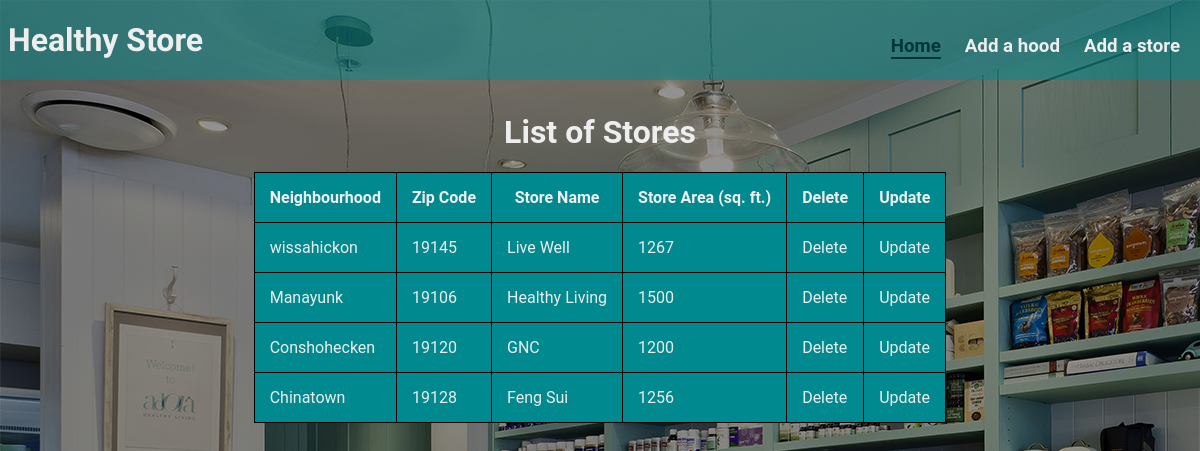
The page / on the database its author committed.
### tables this page shows
CREATE TABLE `stores` (
  `ID` int(255) NOT NULL,
  `hood_id` int(255) NOT NULL,
  `store_name` text NOT NULL,
  `store_area` varchar(255) NOT NULL
);

CREATE TABLE `neighbourhood` (
  `ID` int(11) NOT NULL,
  `hood_name` text NOT NULL,
  `hood_zip` varchar(11) NOT NULL
);

### index.php (the view, shortened to what this page needs)
<?php
include 'connection.php';
$sql = "SELECT hood_name, hood_zip, stores.ID, store_name, store_area
FROM
neighbourhood JOIN stores
ON
neighbourhood.ID = stores.hood_id";
$result = $conn->query($sql);
?>
<!DOCTYPE html>
<html lang="en">
<head>
<link href="style.css" rel="stylesheet">
</head>
<body>
<header>
<div class="logo">
<h1>Healthy Store</h1>
</div>
<nav>
<ul>
	<li><h3><a href="index.php" class="active">Home</a></h3></li>
	<li><h3><a href="hood.php">Add a hood</a></h3></li>
	<li><h3><a href="store.php">Add a store</a></h3></li>
</ul>
</nav>
</header>
<center>
<h1>List of Stores</h1>
<table>
	<tr>
		<th>Neighbourhood</th>
		<th>Zip Code</th>
		<th>Store Name</th>
		<th>Store Area (sq. ft.)</th>
		<th>Delete</th>
		<th>Update</th>
	</tr>
<?php
if ($result->num_rows > 0) {
  while($row = $result->fetch_assoc()) {
    echo "<tr><td>" . $row['hood_name'] . "</td><td>" . $row['hood_zip'] . "</td><td>" . $row['store_name'] .
    "</td><td>" . $row['store_area'] .
    "</td><td><a href=delete.php?store_id=" . $row['ID']  ."> Delete</a>" .
    "</td><td><a href=updateForm.php?store_id=" . $row['ID']  ."> Update</a>" . "</td></tr>";
  }
}
?>
</table>
</center>
</body>
</html>

### style.css (style rules this page uses)
body { background-image: url("images/image_2.jpg"); padding: 0; margin: 0; }
table, th, td { border: 1px solid black; border-collapse: collapse; padding: 15px; background-color: #00898e; }
* { color: #eee; font-family: 'roboto', sans-serif; }
ul, ul li { display: inline-block; }
li { padding-right: 20px; }
.logo h1 { width: 40%; display: block; float: left; font-family: 'Yellowtail', cursive; }
a { text-decoration: none; }
.active { color: #003638; border-bottom: 2px solid #003638; }
nav { float: right; width: 40%; text-align: right; }
header { background-color: rgba(0,137,142,0.5); display: block; padding-bottom: 80px; }
h1 { padding: 0 8px; }

### rows shown on the page
stores: hood.hood_name "wissahickon", hood.hood_zip "19145", store_name "Live Well", store_area "1267"
stores: hood.hood_name "Manayunk", hood.hood_zip "19106", store_name "Healthy Living", store_area "1500"
stores: hood.hood_name "Conshohecken", hood.hood_zip "19120", store_name "GNC", store_area "1200"
stores: hood.hood_name "Chinatown", hood.hood_zip "19128", store_name "Feng Sui", store_area "1256"
